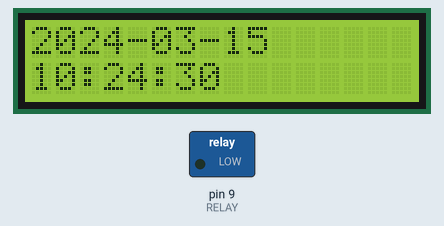
This sketch was run on a simulated Arduino Uno, built with avr-gcc and run on an emulated ATmega328P. Parts: 16×2 character LCD, switched loads named in the sketch (green lamp = pin HIGH). The local clock reads 2024-03-15 10:24:30 at power-on unless the sketch sets it.

Above: at 0.1 s.
At 4.1 s:
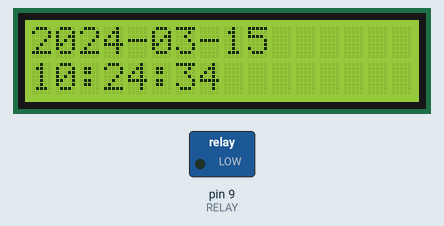
At 10.1 s:
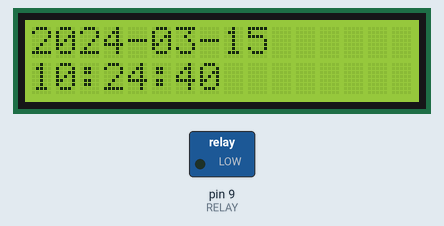
At 20.1 s:
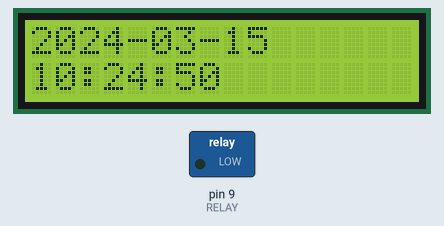
At 29.1 s:
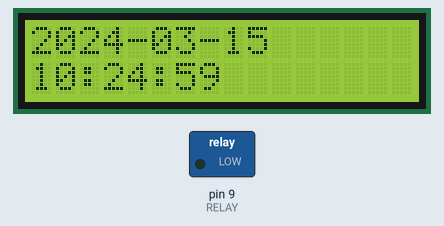
At 39.1 s:
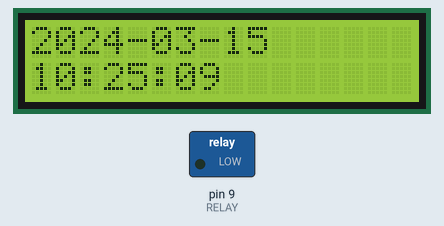

Measured:
- what the display in image 1 shows lasts 1.0 s, from 4.0 s to 5.0 s

The sketch:

LCD_test_one.ino
```cpp
//LCD를 활용한 현재 날짜 시간 표시
#define SWITCH 8
#define SWITCH2 7
#define RELAY 9

#define CLK 5
#define DAT 4
#define RST 3

#include <ThreeWire.h>
#include <RtcDS1302.h>
#include <LiquidCrystal_I2C.h>
LiquidCrystal_I2C lcd(0x27, 16, 2); //lcd 객체 선언

ThreeWire myWire(DAT,CLK,RST);
RtcDS1302<ThreeWire> Rtc(myWire);

void setup(){
  Serial.begin(9600);
  lcd.begin(); //LCD 사용 시작
  pinMode(SWITCH,INPUT_PULLUP);
  pinMode(SWITCH2,INPUT_PULLUP);
  pinMode(RELAY,OUTPUT);

  Rtc.Begin();
  RtcDateTime compiled = RtcDateTime(__DATE__,__TIME__);
  if(!Rtc.IsDateTimeValid()){
    Serial.println(0);
    Rtc.SetDateTime(compiled);
  }
  if(Rtc.GetIsWriteProtected()){
    Serial.println(1);
    Rtc.SetIsWriteProtected(false);
  }
  if(!Rtc.GetIsRunning()){
    Serial.println(2);
    Rtc.SetIsRunning(true);
  }

  RtcDateTime now = Rtc.GetDateTime();
  if (now < compiled){
    Rtc.SetDateTime(compiled);
    Serial.println(3);
  }
}

void loop(){
  RtcDateTime now = Rtc.GetDateTime();
  char buf[50];
  //날짜출력
  sprintf(buf, "%d-%02d-%02d ", now.Year(), now.Month(), now.Day());
  lcd.setCursor(0,0);
  lcd.print(buf);
  //시간출력
  sprintf(buf, "%02d:%02d:%02d    ", now.Hour(), now.Minute(), now.Second());
  lcd.setCursor(0,1);
  lcd.print(buf);
}
```
